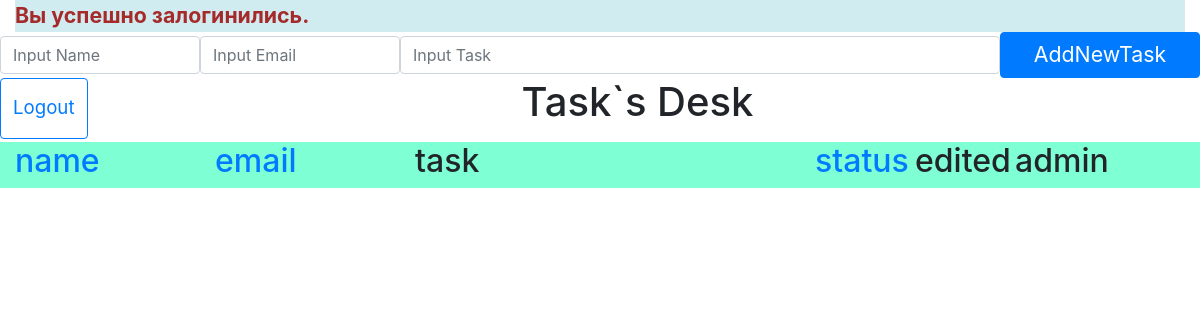
Before: /admin (signed in) with the older database file.
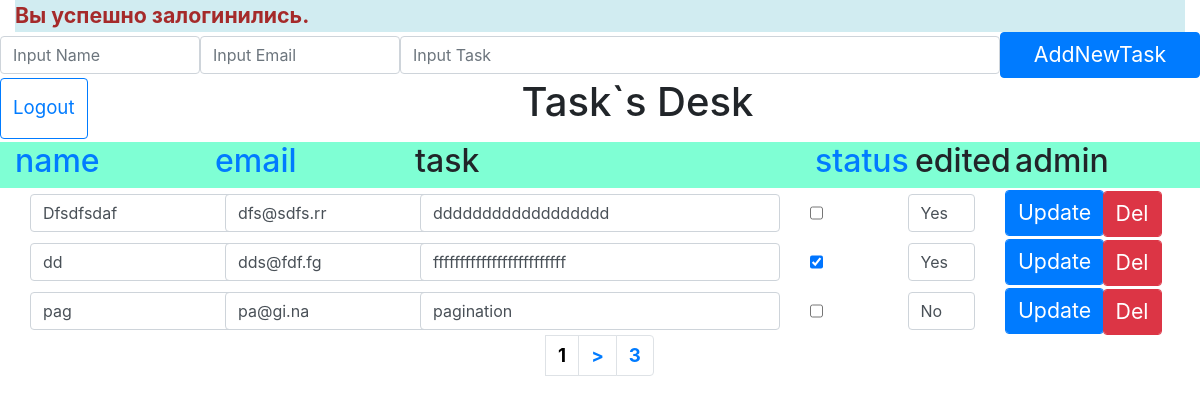
After: the same page with the newer database file.
### tables this page shows
CREATE TABLE tasks (
            id INTEGER PRIMARY KEY, name TEXT NOT NULL, 
            email TEXT NOT NULL, task TEXT NOT NULL, edited TEXT NOT NULL, stat TEXT NOT NULL);

### View.php (called while the page is built, shortened)
<?php
class View
{
    private $model;
    public function __construct($controller,$model) {
        $this->model = $model;
    }
    public function output(){
        $data = $this->model->string;
        $lastPage = $this->model->lastPage;
        $currentPage = $this->model->currentPage;
        require_once($this->model->template);
    }
}

### Controller.php (called while the page is built, shortened)
<?php
require_once('Model.php');
require_once('View.php');
class Controller
{
    public function indexAdmin($page){
        $model = new Model($page);
        $model->currentPage = $page;
        $model->template = 'views/admin.php';
        $controller = new Controller($model);
        $view = new View($controller, $model);
        $view->output();
    }
}
?>

### Model.php (called while the page is built, shortened)
<?php
class Model
{
    public function __construct($page){
        $db = $this->loadDB();
        $this->string = $db->query('SELECT * FROM tasks')->fetchAll();
        $this->lastPage = ceil(count($this->string)/3);
        if ($page == $this->lastPage){
            $offset = count($this->string) - $this->lastPage * 3;
        } else $offset = 3;
        $this->string = $db->query("SELECT * FROM tasks LIMIT $page*3 - 3, $offset")->fetchAll();
    }
    public function loadDB(){
        $db = new PDO('sqlite:./mysqlite.sqlite');
        $db->exec('CREATE TABLE IF NOT EXISTS tasks (
            id INTEGER PRIMARY KEY, name TEXT NOT NULL,
            email TEXT NOT NULL, task TEXT NOT NULL, edited TEXT NOT NULL, stat TEXT NOT NULL)');
        return $db;
    }
}

### views/admin.php (the view, shortened to what this page needs)
<?php
require_once('View.php')
?>
<!DOCTYPE html>
<html lang="en">
<head>
    <link rel="stylesheet" href="https://stackpath.bootstrapcdn.com/bootstrap/4.3.1/css/bootstrap.min.css">
</head>
<body>
<?php if (isset($_SESSION['show']) && $_SESSION['show'] <= 2){
       echo '<div class="container-fluid"><div class="alerct alert-info">'.$_SESSION['message'].'</div></div>';
   }  ?>
    <form action="admin/add" class="form-inline" method="POST">
        <input type="text" name="name" placeholder="Input Name" class="form-control col-md-2">
        <input type="text" name="email" placeholder="Input Email" class="form-control col-md-2">
        <input type="text" name="task" placeholder="Input Task" class="form-control col-md-6">
        <button type="submit" class="btn btn-primary col-md-2">AddNewTask</button>
    </form>
    <div class="container-fluid">
        <div class="row">
            <a href="/logout" class="btn btn-outline-primary autoriz btn-md">Logout</a>
            <h1 class="col-md-11">Task`s Desk</h1>
        </div>
        <div class="row head">
            <div class="col-md-2"><a href="/admin/sort/name"><h2>name</h2></a></div>
            <div class="col-md-2"><a href="/admin/sort/email"><h2>email</h2></a></div>
            <div class="col-md-4"><h2>task</h2></div>
            <div class="col-md-1"><a href="/admin/sort/status"><h2>status</h2></a></div>
            <div class="col-md-1"><h2>edited</h2></div>
            <div class="col-md-2"><h2>admin</h2></div>
        </div>
        <?php if ($data){
            foreach($data as $str){
                echo '<form class="form-inline" method="POST" action="/admin/update/'.$str[0].'">';
                echo '<div class="col-md-2"><input type="text" class="input-group form-control" name="name" value="'.$str[1].'"></div>';
                echo '<div class="col-md-2"><input type="text" class="input-group form-control" name="email" value="'.$str[2].'"></div>';
                echo '<div class="col-md-4"><input type="text" class="input-group form-control" name="task" style="width:100%; max-width:100%;" value="'.$str[3].'"></div>';
                echo '<div class="col-md-1"><input type="checkbox" class="input-group form-control form-check-input" name="status" id="Check1" value="Done"" '.(($str[5] == "Done")?'checked':'unchecked').'></div>';
                echo '<div class="col-md-1"><input type="text" class="input-group form-control" name="edited" style="width:100%; max-width:100%;" value="'.$str[4].'"></div>';
                echo '<div class="col-md-1"><button type="submit" class="input-group form-control btn btn-primary">Update</button></div>';
                echo '<div class="col-md-1"><a href="/admin/del/'.$str[0].'" class="input-group form-control btn btn-danger del">Del</a></div>';
                echo '</form>';
            }
        }
        echo '<nav aria-label="Статьи по Bootstrap 4">';
            echo '<ul class="pagination justify-content-center">';
                echo '<li class="page-item">'.(($lastPage == 1)?(" "):('<a class="page-link" href="/admin/page/'.$currentPage.'" style="color:black;">'.$currentPage.'</a>')).'</li>';
                echo '<li class="page-item">'.(($lastPage == 1 || $lastPage == $currentPage)?(" "):('<a class="page-link" href="/admin/page/'.($currentPage + 1).'">></a>')).'</li>';
                echo '<li class="page-item">'.(($lastPage == 1 || $lastPage == $currentPage)?(" "):('<a class="page-link" href="/admin/page/'.$lastPage.'">'.$lastPage.'</a>')).'</li>';
            echo '</ul>';
        echo '</nav>';
        ?>
    </div>
</body>
</html>

Changed rows visible on the page:
now on this page (row unchanged): tasks: name "Dfsdfsdaf", email "dfs@sdfs.rr", task "dddddddddddddddddd", edited "Yes"
now on this page (row unchanged): tasks: name "dd", email "dds@fdf.fg", task "fffffffffffffffffffffffff", stat "☑", edited "Yes"
added tasks: name "pag", email "pa@gi.na", task "pagination", edited "No"
Other visible differences:
$currentPage: (not shown) → "1"
$lastPage: (not shown) → "3"
